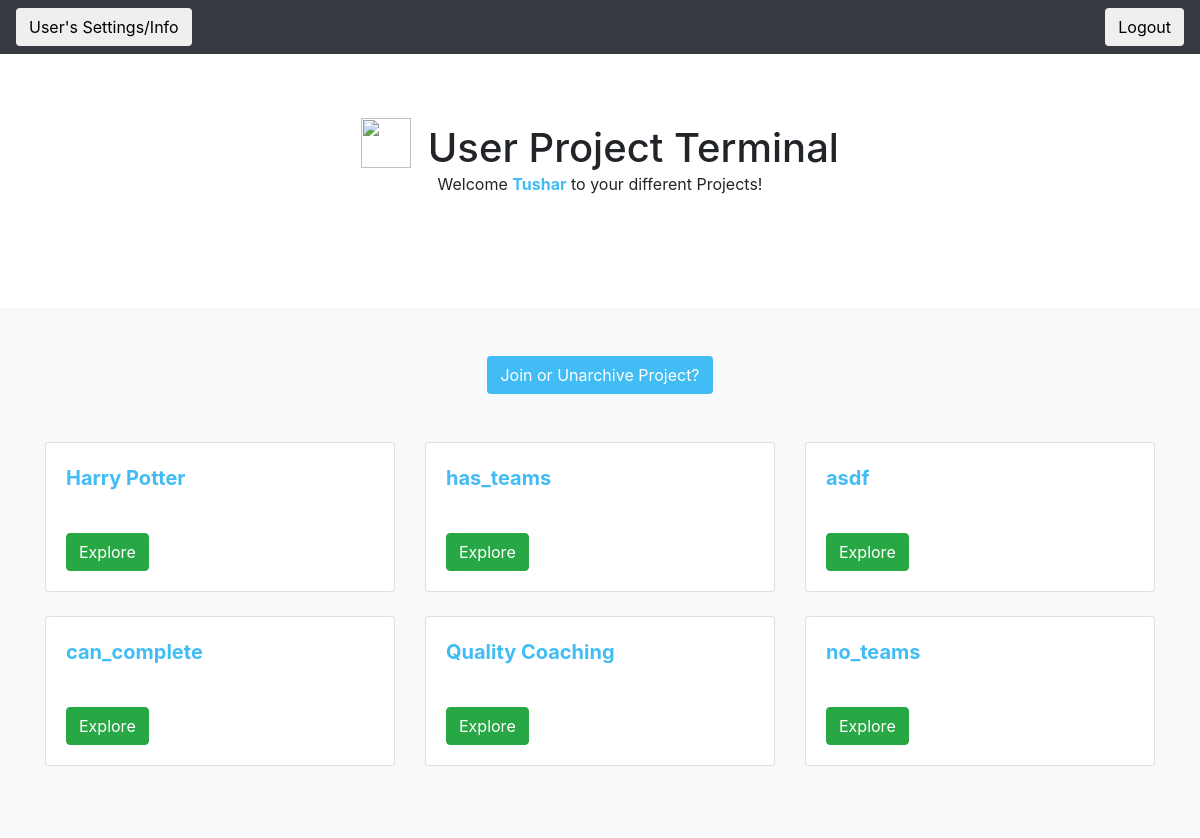
Page /quest/user_project_page/tdesai (signed in) on the earlier database version.
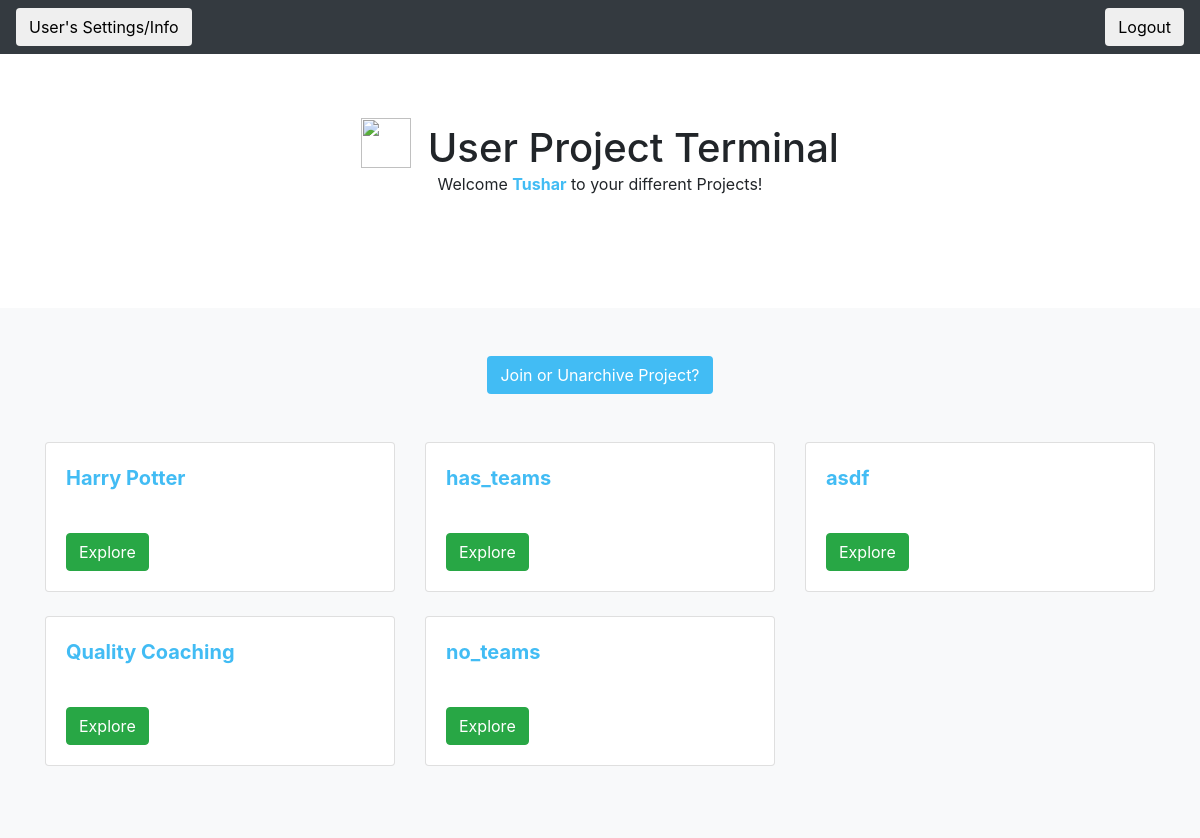
Same page on the later database version.
### quest_extension/models.py (models this page shows)
class User(models.Model):
    user_ldap = models.CharField(max_length=45)
    user_first_name = models.CharField(max_length=45)
    user_last_name = models.CharField(max_length=45)
    user_email = models.CharField(max_length=45)
    user_password = models.CharField(max_length = 100)
    user_reset_password_pin = models.CharField(max_length = 100, null=True, default = None)

class Project(models.Model):
    project_name = models.CharField(max_length=1000)
    project_description = models.CharField(max_length=1000, blank = True, null = True)
    project_random_phrase = models.CharField(max_length = 255, unique = True)
    project_admin_pin = models.CharField(max_length = 255, unique = True)
    project_editable = models.BooleanField()
    project_has_teams = models.BooleanField(default = False)

### quest_extension/views.py (the view)
# urls.py: path('user_project_page/<ldap>', views.get_user_project_page),
def get_user_project_page(request, ldap):
    print (validate_user_access(request, ldap))
    if not validate_user_access(request, ldap):
        return HttpResponseRedirect('/quest/user_login')
    current_user = User.objects.get(user_ldap = ldap)
    user_projects = UserProject.objects.filter(user = current_user, archived = False).values_list('project', flat=True)
    user_projects = Project.objects.filter(pk__in=user_projects)
    list_of_archived_projects = UserProject.objects.filter(user = current_user, archived = True).values_list('project', flat=True)
    list_of_archived_projects = Project.objects.filter(pk__in=list_of_archived_projects)
    add_new_project_form = AddNewProjectForm()
    context = {'current_user': current_user,
    'user_projects': user_projects,
    'add_new_project_form': add_new_project_form,
    'list_of_archived_projects': list_of_archived_projects}
    return render(request, 'quest_extension/user_project_page.html', context)

### quest_extension/logic.py (called while the page is built)
def validate_user_access(request, ldap):
    return 'current_user_ldap' in request.session and request.session['current_user_ldap'] == ldap

### quest_extension/templates/quest_extension/user_project_page.html (shortened to what this page needs)
{% load static %}
<!doctype html>
<html lang="en">
  <head>
    <link rel="stylesheet" href="https://maxcdn.bootstrapcdn.com/bootstrap/4.0.0/css/bootstrap.min.css">
    <link rel="stylesheet" type="text/css" href="{% static 'quest_extension/user_project_page_style.css' %}">
  </head>
  <body>
    <header>
      <div class="navbar navbar-dark bg-dark box-shadow">
        <form method='GET' action = '/quest/user_settings_info/{{current_user.user_ldap}}'>
            <button class = 'btn' type='submit'>User's Settings/Info</button>
        </form>
        <form method='POST' action = '/quest/user_logout/{{ current_user.user_ldap}}'>
                <button class = 'btn' type = 'submit', name = 'logout'>Logout</button>
            </form>
      </div>
    </header>
    <main role="main">
      <section class="jumbotron text-center" style = 'background-color: white'>
    <div class="container">
    <h1 class="jumbotron-heading"  style = 'display:inline;'>
         <img class = 'imageWithText' style="width:50px; height:50px; margin-right:6px; margin-bottom:4px;" src = 'https://i.imgur.com/1533RUp.png'>
            User Project Terminal
    </h1>
    <p class="jumbotron-heading2">Welcome <strong style = 'color:#42bcf4'>{{ current_user.user_first_name }}</strong> to your different Projects!</p>
    </div>
    </section>
      <div class="album py-5 bg-light">
        <div class="container">
            <div id = 'join_or_unarchive' style = 'text-align: center;'>
            <button class = 'btn' style = 'background-color:#42bcf4; color: white' onclick = 'show_join_project_user()'> Join or Unarchive Project?</button>
            </div>
                <br>
                <br>
          <div class="row">
            {% for project in user_projects %}
            <div class="col-md-4">
              <div class="card mb-4 box-shadow">
                <div class="card-body">
                  <p>
                    <strong style = 'color: #42bcf4; font-size: 20px '>{{project.project_name}}</strong>
                </p>
                <br>
                  <div class="d-flex justify-content-between align-items-center">
                    <div class="btn-group">
                        <form method='GET', action = '/quest/user_home/{{ current_user.user_ldap }}/{{ project.id }}'>
                            <div id= 'project_button'>
                                <button class ='btn btn-success' type='submit'>Explore</button>
                            </div>
                        </form>
                    </div>
                  </div>
                </div>
              </div>
            </div>
            {% endfor %}
          </div>
        </div>
      </div>
    </main>
  </body>
</html>

### quest_extension/static/quest_extension/user_project_page_style.css (style rules this page uses)
.imageWithText { width:auto; height:1.5em; vertical-align:text-bottom; }

Differences in the rows shown:
no longer on this page (row edited): Project: project_name "can_complete"
